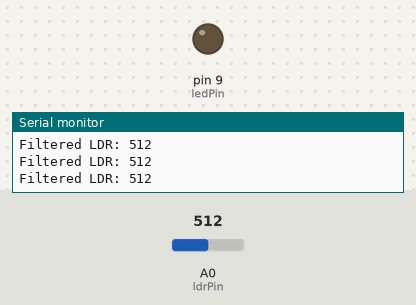
Bench run of a sketch on a simulated Arduino Uno, built with avr-gcc and run on an emulated ATmega328P. Parts: output pins drawn as LEDs (lit = HIGH), the last lines printed to the serial monitor. The test bench sets the inputs (shaded band); at power-on: A0 (ldrPin) = 512.

Above: at 1.2 s.
1.3 s: A0 (ldrPin) set to 481
At 2.2 s:
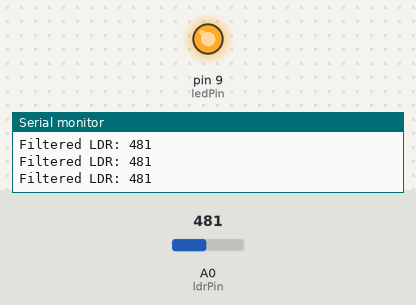
3.0 s: A0 (ldrPin) set to 510
At 3.6 s:
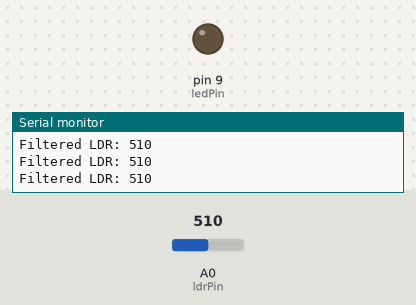
4.5 s: A0 (ldrPin) set to 490
At 5.1 s:
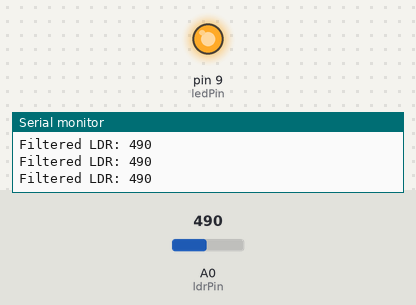
Timing chart, 0 to 7.5 s (numbered marks = the images above; inputs shaded):
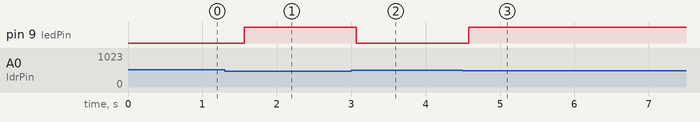

The sketch:

code.ino
```cpp
#define ldrPin A0
#define ledPin 9
int threshold = 500;
int ldrValue = 0;
void setup() {
  pinMode(ledPin, OUTPUT);
  Serial.begin(9600);
}
void loop() {
  int sum = 0;
  for (int i = 0; i < 10; i++) {
    sum += analogRead(ldrPin);
    delay(5);
  }
  ldrValue = sum / 10;
  Serial.print("Filtered LDR: ");
  Serial.println(ldrValue);
  if (ldrValue < threshold) {
    digitalWrite(ledPin, HIGH);
  } else {
    digitalWrite(ledPin, LOW);
  }
  delay(200);
}
```

Measured:
- the behaviour switches between 500 and 499 on A0 (ldrPin) (found by bisection; images 0 and 1)
- after the input at 1.3 s, pin 9 (ledPin): LOW → HIGH after 0.26 s
- after the input at 3.0 s, pin 9 (ledPin): HIGH → LOW after 0.07 s
- after the input at 4.5 s, pin 9 (ledPin): LOW → HIGH after 0.08 s
